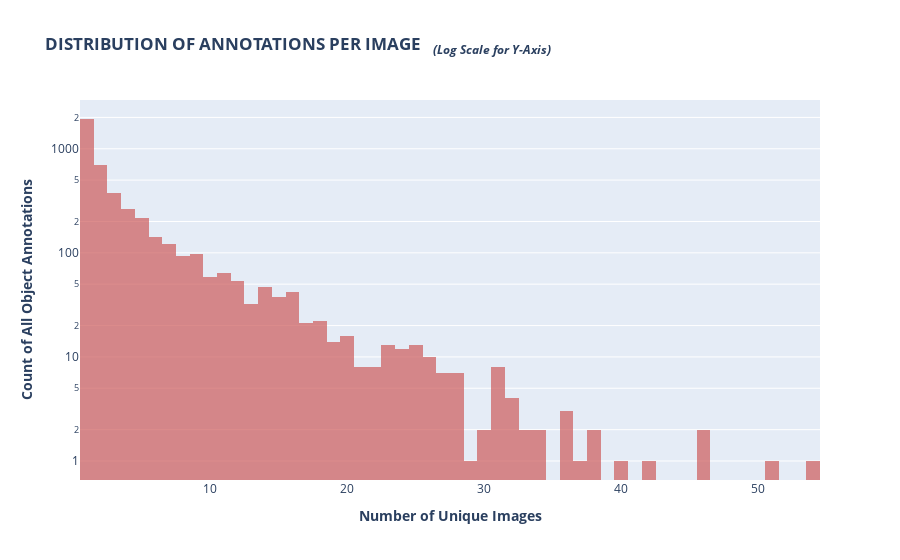

Notebook cell for this chart:
### Markdown cell above
### Train set

### Code cell
fig = px.histogram(train_df.image_id.value_counts(), 
                   log_y=True, color_discrete_sequence=['indianred'], opacity=0.7,
                   labels={"value":"Number of Annotations Per Image"},
                   title="<b>DISTRIBUTION OF ANNOTATIONS PER IMAGE   "
                         "<i><sub>(Log Scale for Y-Axis)</sub></i></b>",
                   )
fig.update_layout(showlegend=False,
                  xaxis_title="<b>Number of Unique Images</b>",
                  yaxis_title="<b>Count of All Object Annotations</b>",)
fig.show()

### Figure 1 — Plotly figure (JSON) as saved in the notebook; plotly's stock layout.template omitted (floating-point values rounded to 4 significant figures; data arrays with more than 128 entries replaced by an {"elided": "..."} marker saying what was removed)
{"data": [{"alignmentgroup": "True", "bingroup": "x", "hovertemplate": "variable=image_id<br>Number of Annotations Per Image=%{x}<br>count=%{y}<extra></extra>", "legendgroup": "image_id", "marker": {"color": "indianred", "opacity": 0.7, "pattern": {"shape": ""}}, "name": "image_id", "offsetgroup": "image_id", "orientation": "v", "showlegend": true, "type": "histogram", "x": {"elided": "4456 int values"}, "xaxis": "x", "yaxis": "y"}], "layout": {"barmode": "relative", "legend": {"title": {"text": "variable"}, "tracegroupgap": 0}, "showlegend": false, "title": {"text": "<b>DISTRIBUTION OF ANNOTATIONS PER IMAGE   <i><sub>(Log Scale for Y-Axis)</sub></i></b>"}, "xaxis": {"anchor": "y", "domain": [0, 1], "title": {"text": "<b>Number of Unique Images</b>"}}, "yaxis": {"anchor": "x", "domain": [0, 1], "title": {"text": "<b>Count of All Object Annotations</b>"}, "type": "log"}}}
